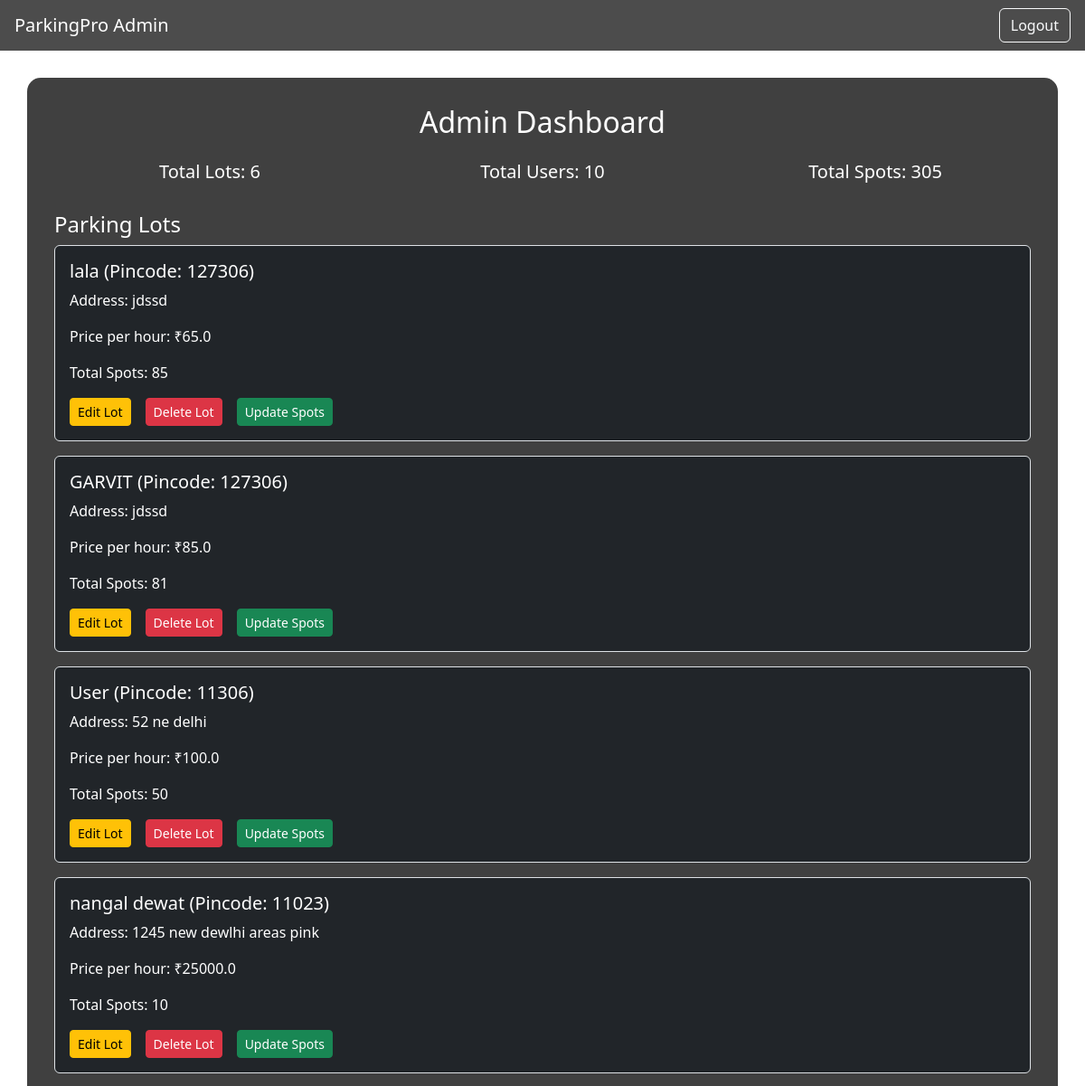
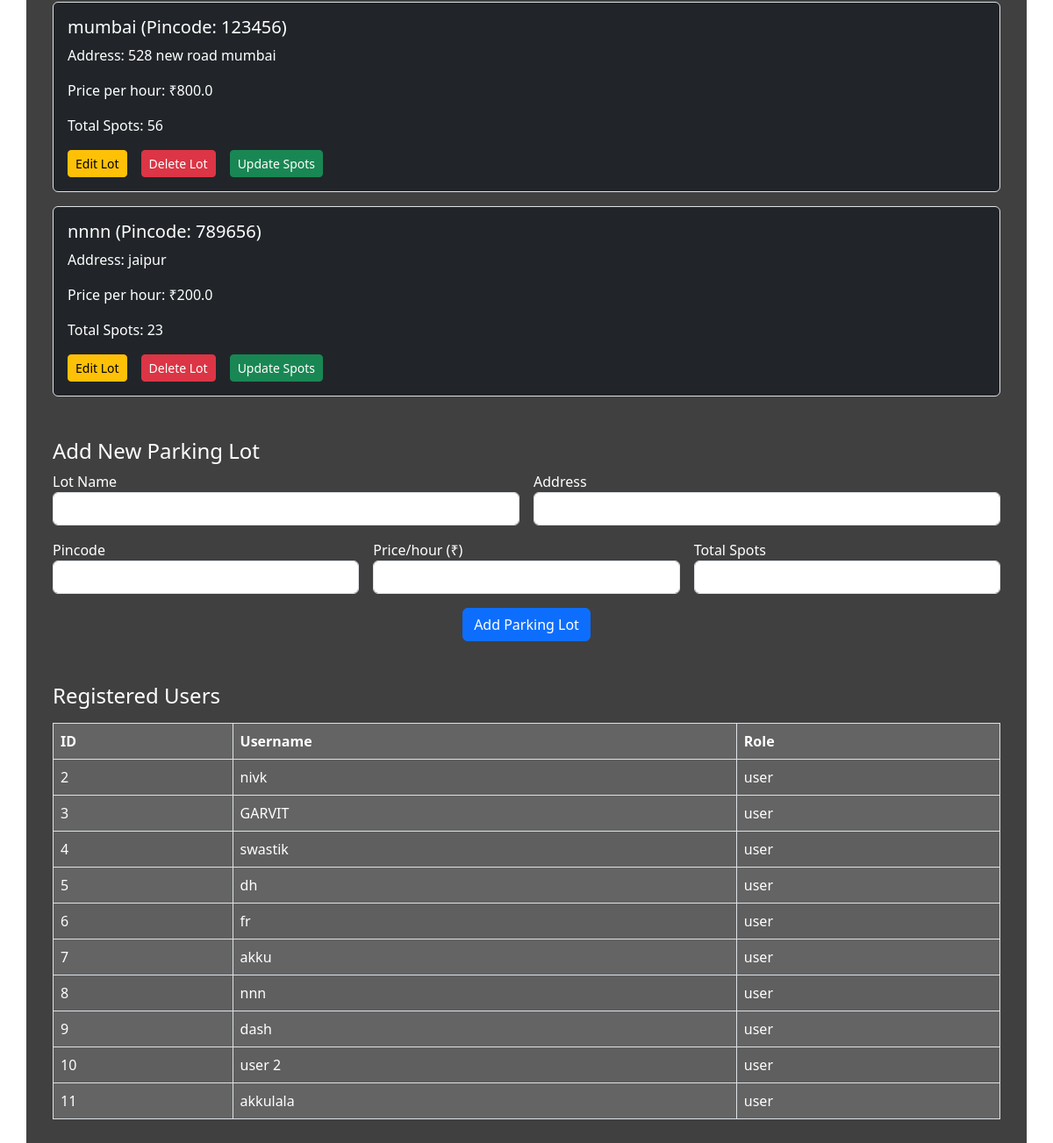
The page /admin_dashboard (signed in) on the database as committed earlier (2 pictures, top to bottom).
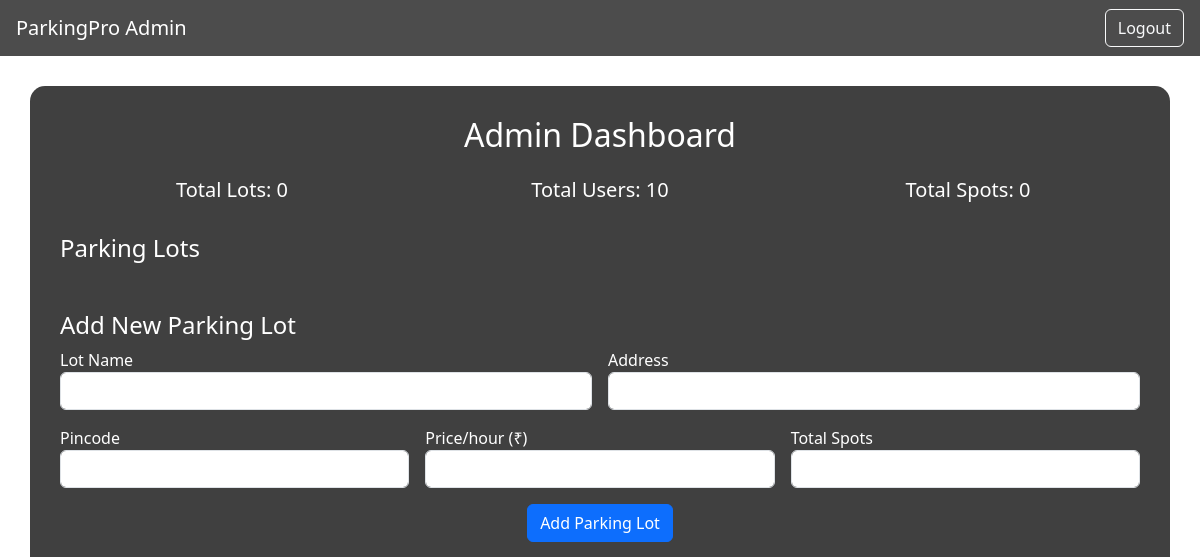
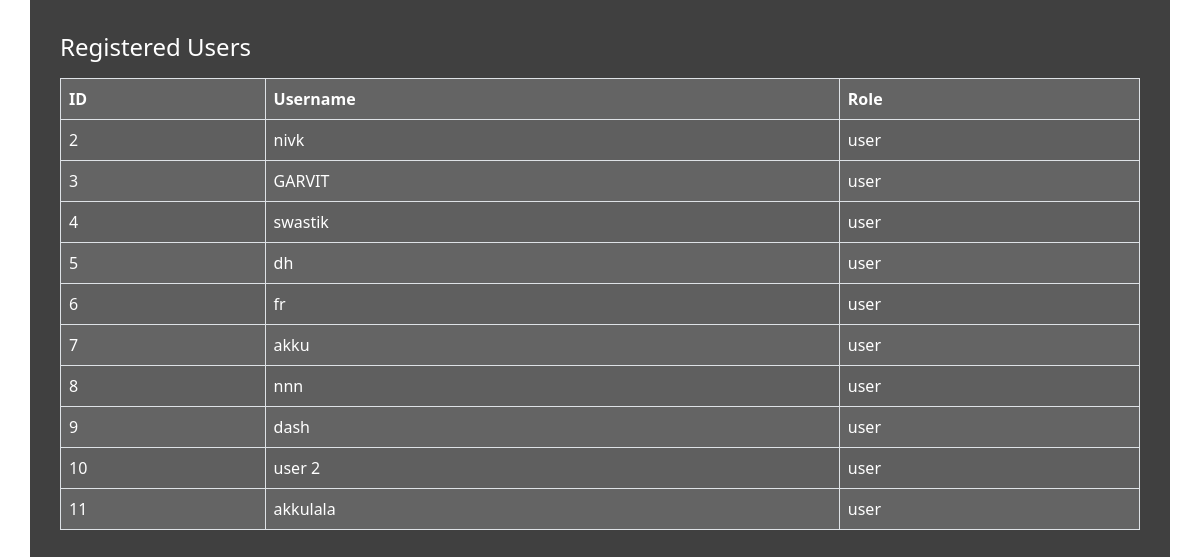
The same page on the database as committed later (2 pictures, top to bottom).
### models/model.py (models this page shows)
class ParkingLot(db.Model):
    id = db.Column(db.Integer, primary_key=True)
    name = db.Column(db.String(100))
    address = db.Column(db.String(200))
    pincode = db.Column(db.String(10))
    price = db.Column(db.Float)
    total_spots = db.Column(db.Integer)
    spots = db.relationship('ParkingSpot', backref='lot')

class User(db.Model):
    id = db.Column(db.Integer, primary_key=True)
    username = db.Column(db.String(80), unique=True)
    password = db.Column(db.String(120))
    role = db.Column(db.String(10))  # 'admin' or 'user'
    reservations = db.relationship('Reservation', backref='user')

### controllers/controller.py (the view)
@controller_bp.route('/admin_dashboard')
def admin_dashboard():
    if 'role' not in session or session['role'] != 'admin':
        return redirect(url_for('controller.login'))
    lots = ParkingLot.query.all()
    users = User.query.filter_by(role='user').all()
    lot_names = []
    available_spots = []
    occupied_spots = []
    for lot in lots:
        lot_names.append(lot.name)
        available = ParkingSpot.query.filter_by(lot_id=lot.id, status='A').count()
        occupied = ParkingSpot.query.filter_by(lot_id=lot.id, status='O').count()
        available_spots.append(available)
        occupied_spots.append(occupied)
    return render_template('admin_dashboard.html',
                           lots=lots, users=users,
                           lot_names=lot_names,
                           available_spots=available_spots,
                           occupied_spots=occupied_spots)

### templates/admin_dashboard.html (shortened to what this page needs)
<!DOCTYPE html>
<html lang="en">
<head>
    <link rel="stylesheet" href="https://cdn.jsdelivr.net/npm/bootstrap@5.3.0/dist/css/bootstrap.min.css">
</head>
<body>
<nav class="navbar navbar-expand-lg navbar-dark px-3">
    <a class="navbar-brand" href="#">ParkingPro Admin</a>
    <div class="collapse navbar-collapse justify-content-end">
        <a href="{{ url_for('controller.logout') }}" class="btn btn-outline-light">Logout</a>
    </div>
</nav>
<div class="container container-bg">
    <h2 class="text-center mb-4">Admin Dashboard</h2>
    <div class="row mb-4 text-center">
        <div class="col-md-4">
            <h5>Total Lots: {{ lots|length }}</h5>
        </div>
        <div class="col-md-4">
            <h5>Total Users: {{ users|length }}</h5>
        </div>
        <div class="col-md-4">
            <h5>Total Spots: {{ available_spots|sum + occupied_spots|sum }}</h5>
        </div>
    </div>
    <h4 class="mt-4">Parking Lots</h4>
    {% for lot in lots %}
    <div class="border rounded p-3 mb-3 bg-dark text-white">
        <h5>{{ lot.name }} (Pincode: {{ lot.pincode }})</h5>
        <p>Address: {{ lot.address }}</p>
        <p>Price per hour: ₹{{ lot.price }}</p>
        <p>Total Spots: {{ lot.total_spots }}</p>
        <div class="d-flex gap-2">
            <a href="{{ url_for('controller.edit_lot', lot_id=lot.id) }}" class="btn btn-warning btn-sm me-2">Edit Lot</a>
            <a href="{{ url_for('controller.delete_lot', lot_id=lot.id) }}" class="btn btn-danger btn-sm me-2">Delete Lot</a>
            <a href="{{ url_for('controller.add_spots', lot_id=lot.id) }}" class="btn btn-success btn-sm">Update Spots</a>
        </div>
    </div>
    {% endfor %}
    <h4 class="mt-5">Add New Parking Lot</h4>
    <form method="POST" action="{{ url_for('controller.add_lot') }}" class="row g-3">
        <div class="col-md-6">
            <label for="name">Lot Name</label>
            <input type="text" name="name" class="form-control" required>
        </div>
        <div class="col-md-6">
            <label for="address">Address</label>
            <input type="text" name="address" class="form-control" required>
        </div>
        <div class="col-md-4">
            <label for="pincode">Pincode</label>
            <input type="text" name="pincode" class="form-control" required>
        </div>
        <div class="col-md-4">
            <label for="price">Price/hour (₹)</label>
            <input type="number" name="price" class="form-control" step="0.1" required>
        </div>
        <div class="col-md-4">
            <label for="total_spots">Total Spots</label>
            <input type="number" name="total_spots" class="form-control" required>
        </div>
        <div class="col-12 text-center mt-3">
            <button type="submit" class="btn btn-primary">Add Parking Lot</button>
        </div>
    </form>
    <h4 class="mt-5">Registered Users</h4>
    <table class="table table-striped table-bordered mt-3">
        <thead>
            <tr>
                <th>ID</th>
                <th>Username</th>
                <th>Role</th>
            </tr>
        </thead>
        <tbody>
            {% for user in users %}
            <tr>
                <td>{{ user.id }}</td>
                <td>{{ user.username }}</td>
                <td>{{ user.role }}</td>
            </tr>
            {% endfor %}
        </tbody>
    </table>
</div>
</body>
</html>

Rows that differ between the two databases and show on the page:
removed ParkingLot: name "lala", pincode "127306", address "jdssd", price "65.0", total_spots "85"
removed ParkingLot: name "GARVIT", pincode "127306", address "jdssd", price "85.0", total_spots "81"
removed ParkingLot: name "User", pincode "11306", address "52 ne delhi", price "100.0", total_spots "50"
removed ParkingLot: name "nangal dewat", pincode "11023", address "1245 new dewlhi areas pink", price "25000.0", total_spots "10"
removed ParkingLot: name "mumbai", pincode "123456", address "528 new road mumbai", price "800.0", total_spots "56"
removed ParkingLot: name "nnnn", pincode "789656", address "jaipur", price "200.0", total_spots "23"
Other text that changed with them:
{{ lots|length }}: "6" → "0"
{{ available_spots|sum + occupied_spots|sum }}: "305" → "0"
